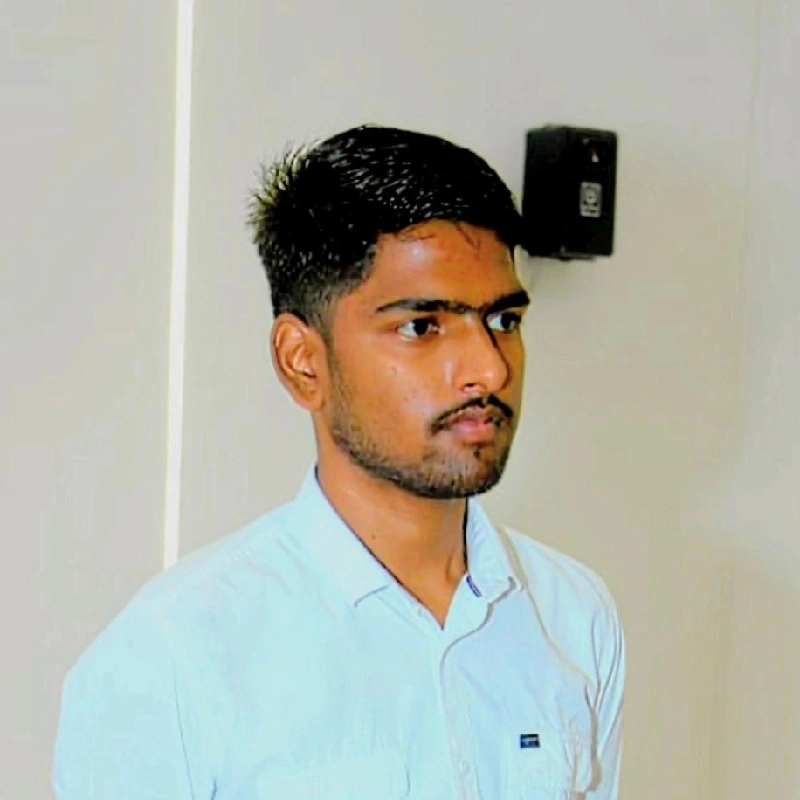
#> input picture 1750576974109.png, 800 x 800 px, found by its file name
$ python test_mri_heuristic.py
#> lines starting #> are read from the running program, lines starting #| are printed output that depends on the picture
import os
import glob
from PIL import Image
import numpy as np

def evaluate_mri_heuristic(path):
#> called with path = '1750576974109.png'
    try:
        img = Image.open(path).convert('L')
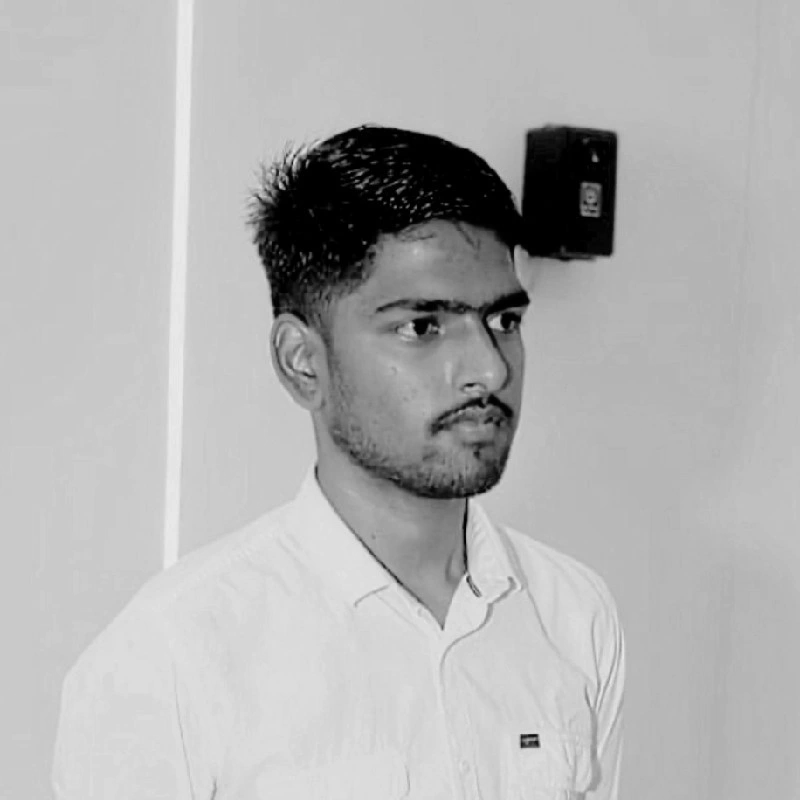
#> img: PIL image 800x800 L; min 0, max 234, mean 177.8
        w, h = img.size
#> w = 800; h = 800
        img_np = np.array(img)

        # Divide into 3x3 grid
        h_third = h // 3
#> h_third = 266
        w_third = w // 3
#> w_third = 266

        # Calculate mean intensities of the 9 cells
        grid = {}
        for r in range(3):
            for c in range(3):
                cell = img_np[r*h_third:(r+1)*h_third, c*w_third:(c+1)*w_third]
                grid[(r, c)] = {
                    'mean': float(np.mean(cell)),
                    'std': float(np.std(cell))
                }
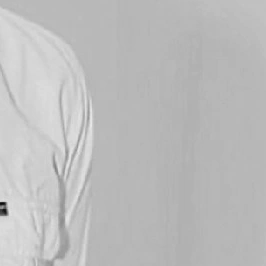
#> cell: shape (266, 266); min 12, max 232, mean 188.7
#> after the loop, grid = 9 items

        # Corner cells: (0,0), (0,2), (2,0), (2,2)
        corner_means = [grid[(0,0)]['mean'], grid[(0,2)]['mean'], grid[(2,0)]['mean'], grid[(2,2)]['mean']]
#> corner_means = [197.9, 158.6, 211.1, 188.7]
        max_corner_mean = max(corner_means)
#> max_corner_mean = 211.1

        # Center cell: (1,1)
        center_mean = grid[(1,1)]['mean']
#> center_mean = 132.5
        center_std = grid[(1,1)]['std']
#> center_std = 51.17

        # Left/Right middle: (1,0), (1,2)
        # Top/Bottom middle: (0,1), (2,1)
        edge_means = [grid[(0,1)]['mean'], grid[(1,0)]['mean'], grid[(1,2)]['mean'], grid[(2,1)]['mean']]
#> edge_means = [118.7, 202.4, 182.6, 206.6]
        max_edge_mean = max(edge_means)
#> max_edge_mean = 206.6

        # Let's print metrics
        print(f"Path: {os.path.basename(path)}")
        print(f"  Max Corner Mean: {max_corner_mean:.2f}")
#|   Max Corner Mean: 211.14
        print(f"  Max Edge Mean: {max_edge_mean:.2f}")
#|   Max Edge Mean: 206.62
        print(f"  Center Mean: {center_mean:.2f} (std: {center_std:.2f})")
#|   Center Mean: 132.49 (std: 51.17)

        # Rule: Corners must be dark, center must have structure
        is_mri = (max_corner_mean < 15.0) and (center_mean > 25.0) and (center_std > 15.0)
#> is_mri = False
        print(f"  Is Brain MRI: {is_mri}")
#|   Is Brain MRI: False
        print("-" * 40)
    except Exception as e:
        print(f"Error {path}: {e}")

print("--- OASIS IMAGES ---")
oasis_files = glob.glob("Data/raw/neuro_ssl_outputs/data/raw/oasis_2d/**/*.jpg", recursive=True)[:5]
for f in oasis_files:
    evaluate_mri_heuristic(f)

print("--- OTHER IMAGES ---")
other_files = ["1750576974109.png", "images (1).jpeg"]
for f in other_files:
    if os.path.exists(f):
        evaluate_mri_heuristic(f)
#> pass 2 of the loop `for f in other_files:`:
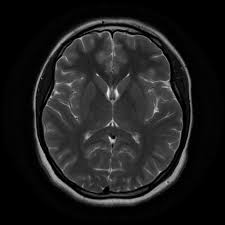
#> input picture images (1).jpeg, 225 x 225 px, found by its file name
#> img: PIL image 225x225 L
#> after the loop in evaluate_mri_heuristic (call 2), `for r in range(3):`:
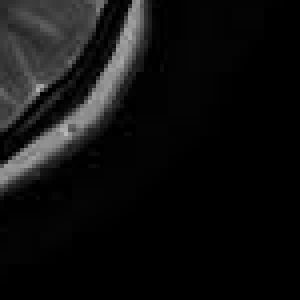
#> cell: shape (75, 75) (shown 4 times larger); min 0, max 185, mean 16.1
#> corner_means = [12.98, 12.75, 15.97, 16.14]
#> max_corner_mean = 16.14
#> center_mean = 58.77
#> center_std = 23.71
#> edge_means = [43.21, 32.82, 31.92, 43.24]
#> max_edge_mean = 43.24
#|   Max Corner Mean: 16.14
#|   Max Edge Mean: 43.24
#|   Center Mean: 58.77 (std: 23.71)
#|   Is Brain MRI: False
